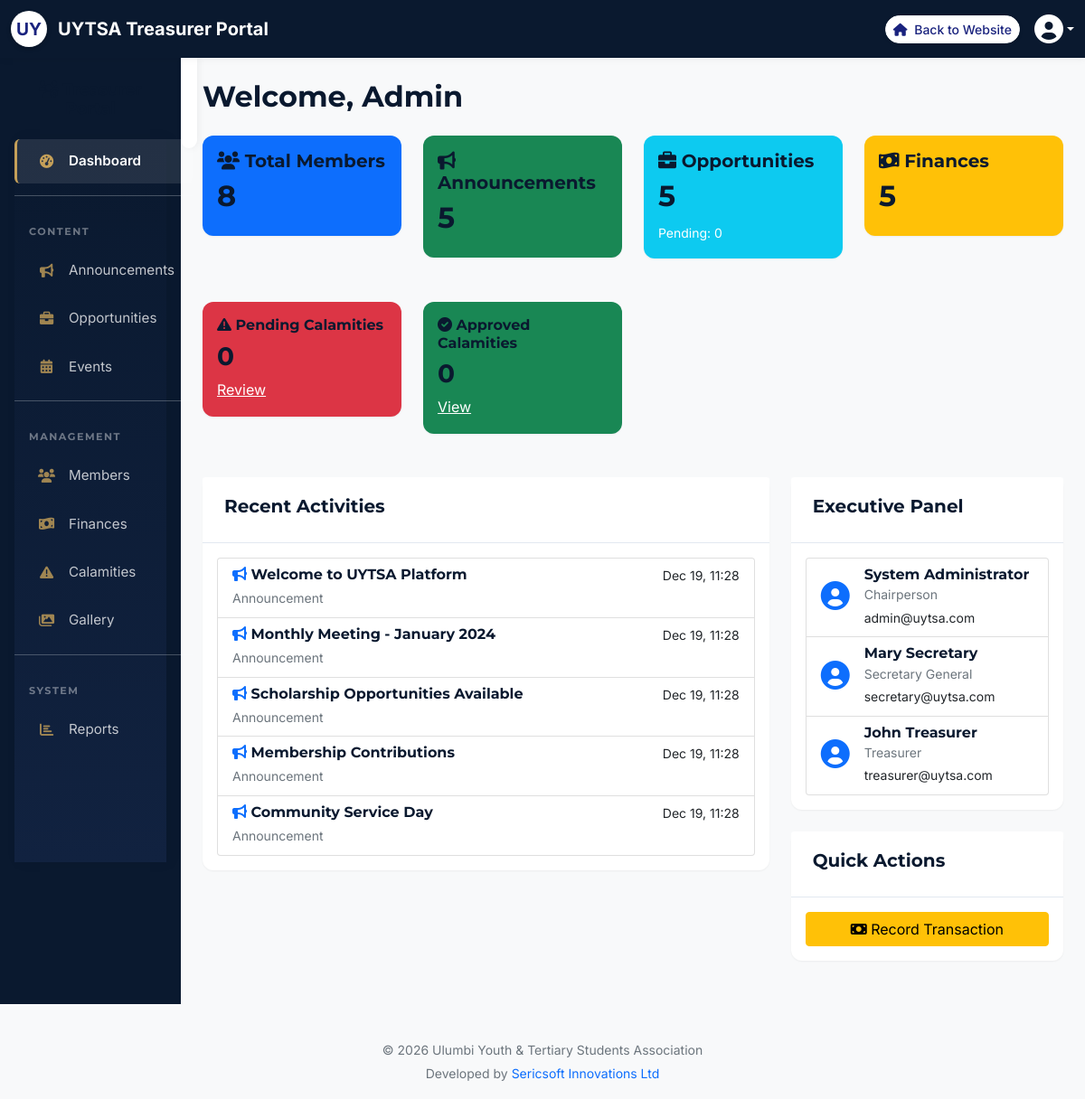
/admin/dashboard.php (signed in), run on the app's committed database.
### tables this page shows
CREATE TABLE announcements (
    id INT PRIMARY KEY AUTO_INCREMENT,
    title VARCHAR(255) NOT NULL,
    content TEXT NOT NULL,
    category ENUM('general', 'academic', 'event', 'financial', 'opportunity') DEFAULT 'general',
    author_id INT,
    is_important BOOLEAN DEFAULT FALSE,
    attachment VARCHAR(255),
    created_at TIMESTAMP DEFAULT CURRENT_TIMESTAMP,
    updated_at TIMESTAMP DEFAULT CURRENT_TIMESTAMP ON UPDATE CURRENT_TIMESTAMP,
    FOREIGN KEY (author_id) REFERENCES users(id) ON DELETE SET NULL
);

CREATE TABLE users (
    id INT PRIMARY KEY AUTO_INCREMENT,
    username VARCHAR(50) UNIQUE NOT NULL,
    email VARCHAR(100) UNIQUE NOT NULL,
    password VARCHAR(255) NOT NULL,
    full_name VARCHAR(100) NOT NULL,
    role ENUM('member', 'Patron', 'Chairperson', 'Vice_Chairperson', 'Secretary_General', 'Treasurer', 'Organizing_Secretary', 'Publicity_Officer', 'NextGen_Docket') DEFAULT 'member',
    phone VARCHAR(20),
    institution VARCHAR(100),
    course VARCHAR(100),
    year_of_study VARCHAR(20),
    graduation_year INT,
    profile_image VARCHAR(255),
    bio TEXT,
    status ENUM('active', 'inactive', 'alumni') DEFAULT 'active',
    is_approved TINYINT(1) DEFAULT 0,
    registration_date TIMESTAMP DEFAULT CURRENT_TIMESTAMP,
    last_login TIMESTAMP NULL,
    reset_token VARCHAR(255),
    reset_expiry TIMESTAMP NULL
);

### includes/functions.php (called while the page is built, shortened)
<?php
require_once 'session.php';
function getRecentActivities($limit = 10) {
    $conn = getDBConnection();
    $activities = [];
    $result = $conn->query("SELECT 'announcement' as type, title, created_at FROM announcements ORDER BY created_at DESC LIMIT $limit");
    while ($row = $result->fetch_assoc()) {
        $activities[] = $row;
    }
    $result = $conn->query("SELECT 'opportunity' as type, title, created_at FROM opportunities ORDER BY created_at DESC LIMIT $limit");
    while ($row = $result->fetch_assoc()) {
        $activities[] = $row;
    }
    usort($activities, function($a, $b) {
        return strtotime($b['created_at']) - strtotime($a['created_at']);
    });
    return array_slice($activities, 0, $limit);
}
?>

### includes/session.php (called while the page is built, shortened)
<?php
function isLoggedIn() {
    return isset($_SESSION['user_id']);
}
function hasPermission($permission) {
    $role = $_SESSION['role'];
    switch ($permission) {
        case PERM_FINANCES:
            return $role === 'Treasurer';
        case PERM_EVENTS:
        case PERM_MEMBERS:
        case PERM_CONTENT:
            return in_array($role, ['Secretary_General', 'Organizing_Secretary', 'Publicity_Officer', 'NextGen_Docket']);
        case PERM_SETTINGS:
            return false;
    }
}
?>

### admin/dashboard.php (the view, shortened to what this page needs)
<?php include 'header.php'; ?>
<?php
require_once '../includes/session.php';
require_once '../includes/functions.php';
$conn = getDBConnection();
$stats = [
    'total_members' => 0,
    'total_announcements' => 0,
    'total_opportunities' => 0,
    'total_finances' => 0,
    'pending_opportunities' => 0,
    'total_events' => 0
];
$result = $conn->query("SELECT COUNT(*) as count FROM users");
$stats['total_members'] = $result->fetch_assoc()['count'];
$result = $conn->query("SELECT COUNT(*) as count FROM announcements");
$stats['total_announcements'] = $result->fetch_assoc()['count'];
$result = $conn->query("SELECT COUNT(*) as count FROM opportunities");
$stats['total_opportunities'] = $result->fetch_assoc()['count'];
$result = $conn->query("SELECT COUNT(*) as count FROM finances");
$stats['total_finances'] = $result->fetch_assoc()['count'];
$result = $conn->query("SELECT COUNT(*) as count FROM opportunities WHERE is_verified = 0");
$stats['pending_opportunities'] = $result->fetch_assoc()['count'];
$result = $conn->query("SELECT COUNT(*) as count FROM events");
$stats['total_events'] = $result->fetch_assoc()['count'];
$res = $conn->query("SELECT COUNT(*) as c FROM calamities WHERE status = 'pending'");
$pendingCalamities = $res ? (int)$res->fetch_assoc()['c'] : 0;
$res = $conn->query("SELECT COUNT(*) as c FROM calamities WHERE status = 'approved'");
$approvedCalamities = $res ? (int)$res->fetch_assoc()['c'] : 0;
$recentActivities = getRecentActivities(5);
$executives = $conn->query("SELECT id, full_name, role, email, phone FROM users WHERE role IN ('Patron', 'Chairperson', 'Vice_Chairperson', 'Secretary_General', 'Treasurer', 'Organizing_Secretary', 'Publicity_Officer', 'NextGen_Docket') ORDER BY FIELD(role, 'Chairperson', 'Vice_Chairperson', 'Secretary_General', 'Treasurer', 'Organizing_Secretary', 'Publicity_Officer', 'NextGen_Docket', 'Patron')");
?>
    <div class="container-fluid">
        <div class="row">
            <?php include 'sidebar.php'; ?>
            <div class="col-md-10 p-4">
                <h2 class="mb-4">Welcome, Admin</h2>
                <div class="row mb-4">
                    <div class="col-md-3">
                        <div class="card stat-card bg-primary text-white">
                            <div class="card-body">
                                <h5><i class="fas fa-users"></i> Total Members</h5>
                                <h2><?php echo $stats['total_members']; ?></h2>
                            </div>
                        </div>
                    </div>
                    <div class="col-md-3">
                        <div class="card stat-card bg-success text-white">
                            <div class="card-body">
                                <h5><i class="fas fa-bullhorn"></i> Announcements</h5>
                                <h2><?php echo $stats['total_announcements']; ?></h2>
                            </div>
                        </div>
                    </div>
                    <div class="col-md-3">
                        <div class="card stat-card bg-info text-white">
                            <div class="card-body">
                                <h5><i class="fas fa-briefcase"></i> Opportunities</h5>
                                <h2><?php echo $stats['total_opportunities']; ?></h2>
                                <small>Pending: <?php echo $stats['pending_opportunities']; ?></small>
                            </div>
                        </div>
                    </div>
                    <div class="col-md-3">
                        <div class="card stat-card bg-warning text-dark">
                            <div class="card-body">
                                <h5><i class="fas fa-money-bill-wave"></i> Finances</h5>
                                <h2><?php echo $stats['total_finances']; ?></h2>
                            </div>
                        </div>
                    </div>
                </div>
                <div class="row mb-4">
                    <div class="col-md-3">
                        <div class="card dashboard-card bg-danger text-white">
                            <div class="card-body">
                                <h6><i class="fas fa-exclamation-triangle"></i> Pending Calamities</h6>
                                <h3><?php echo $pendingCalamities; ?></h3>
                                <a href="calamity-approvals.php" class="stretched-link text-white">Review</a>
                            </div>
                        </div>
                    </div>
                    <div class="col-md-3">
                        <div class="card dashboard-card bg-success text-white">
                            <div class="card-body">
                                <h6><i class="fas fa-check-circle"></i> Approved Calamities</h6>
                                <h3><?php echo $approvedCalamities; ?></h3>
                                <a href="calamity-approvals.php" class="stretched-link text-white">View</a>
                            </div>
                        </div>
                    </div>
                </div>
                <div class="row">
                    <div class="col-md-8">
                        <div class="card">
                            <div class="card-header">
                                <h5>Recent Activities</h5>
                            </div>
                            <div class="card-body">
                                <div class="list-group">
                                    <?php foreach ($recentActivities as $activity): ?>
                                    <div class="list-group-item">
                                        <div class="d-flex w-100 justify-content-between">
                                            <h6 class="mb-1">
                                                <i class="fas fa-<?php echo $activity['type'] == 'announcement' ? 'bullhorn' : 'briefcase'; ?> text-primary"></i>
                                                <?php echo $activity['title']; ?>
                                            </h6>
                                            <small><?php echo date('M d, H:i', strtotime($activity['created_at'])); ?></small>
                                        </div>
                                        <small class="text-muted"><?php echo ucfirst($activity['type']); ?></small>
                                    </div>
                                    <?php endforeach; ?>
                                </div>
                            </div>
                        </div>
                    </div>
                    <div class="col-md-4">
                        <div class="card">
                            <div class="card-header">
                                <h5>Executive Panel</h5>
                            </div>
                            <div class="card-body">
                                <div class="list-group">
                                    <?php while ($executive = $executives->fetch_assoc()): ?>
                                    <div class="list-group-item">
                                        <div class="d-flex align-items-center">
                                            <div class="flex-shrink-0">
                                                <i class="fas fa-user-circle fa-2x text-primary"></i>
                                            </div>
                                            <div class="flex-grow-1 ms-3">
                                                <h6 class="mb-0"><?php echo $executive['full_name']; ?></h6>
                                                <small class="text-muted"><?php echo str_replace('_', ' ', $executive['role']); ?></small>
                                                <br>
                                                <small><?php echo $executive['email']; ?></small>
                                            </div>
                                        </div>
                                    </div>
                                    <?php endwhile; ?>
                                </div>
                            </div>
                        </div>
                        <div class="card mt-3">
                            <div class="card-header">
                                <h5>Quick Actions</h5>
                            </div>
                            <div class="card-body">
                                <div class="d-grid gap-2">
                                    <?php if (hasPermission(PERM_FINANCES)): ?>
                                    <a href="finances.php?action=create" class="btn btn-warning">
                                        <i class="fas fa-money-bill"></i> Record Transaction
                                    </a>
                                    <?php endif; ?>
                                </div>
                            </div>
                        </div>
                    </div>
                </div>
            </div>
        </div>
    </div>
<?php include 'footer.php'; ?>

### data on the page
announcements: title "Welcome to UYTSA Platform", created_at "Dec 19, 11:28", type "Announcement"
announcements: title "Monthly Meeting - January 2024", created_at "Dec 19, 11:28", type "Announcement"
announcements: title "Scholarship Opportunities Available", created_at "Dec 19, 11:28", type "Announcement"
announcements: title "Membership Contributions", created_at "Dec 19, 11:28", type "Announcement"
announcements: title "Community Service Day", created_at "Dec 19, 11:28", type "Announcement"
users: full_name "System Administrator", role "Chairperson", email "admin@uytsa.com"
users: full_name "Mary Secretary", role "Secretary General", email "secretary@uytsa.com"
users: full_name "John Treasurer", role "Treasurer", email "treasurer@uytsa.com"

### other printed values
$headerRole "Treasurer"
$stats['total_members'] "8"
$stats['total_announcements'] "5"
$stats['total_opportunities'] "5"
$stats['pending_opportunities'] "0"
$stats['total_finances'] "5"
$pendingCalamities "0"
$approvedCalamities "0"
